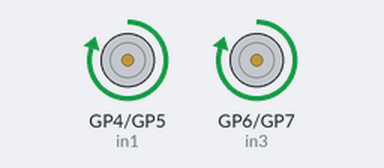
Recording of a program running on a simulated Raspberry Pi Pico running MicroPython. On the bench: motor-driver pin pairs drawn as motors (green arrow = first pin HIGH = forward, orange = second pin HIGH = backward, longer = more drive, scaled by the enable pin). At 8.0 s the program stops and its outputs stay as they are.

Above: at 0.5 s.
At 1.87 s:
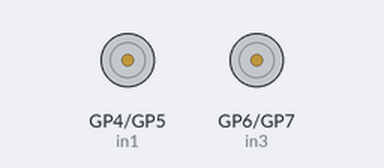
At 3.5 s:
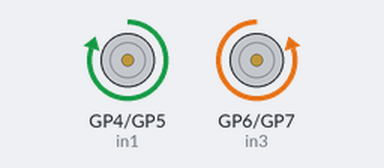
Timing chart, 0 to 4.6 s (numbered marks = the images above):
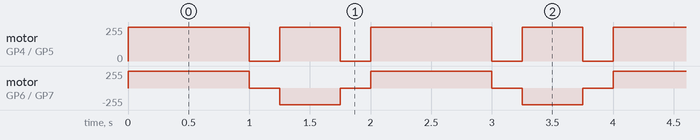

Measured:
- by itself, motor on GP4 (in1) / GP5 (in2): repeats every 2.0 s: stopped 0.25 s, forward 253/255 0.50 s, stopped 0.25 s, forward 253/255 1.0 s
- by itself, motor on GP6 (in3) / GP7 (in4): repeats every 2.0 s: stopped 0.25 s, backward 253/255 0.50 s, stopped 0.25 s, forward 253/255 1.0 s

The program:

main.py
```python
# PicoBot — Drive Basics (L298N, no sensors)
# Save as: main.py (on Pico) to auto-run on boot

from machine import Pin, PWM
from time import sleep_ms

# === CONFIGURE YOUR PINS HERE ===
# Adjust these to match your wiring (see Guide 04).
ENA_PIN = 2   # PWM enable for left motor
ENB_PIN = 3   # PWM enable for right motor
IN1_PIN = 4   # Left motor IN1
IN2_PIN = 5   # Left motor IN2
IN3_PIN = 6   # Right motor IN3
IN4_PIN = 7   # Right motor IN4

PWM_FREQ = 1000          # 1 kHz is fine for DC motors
PWM_DUTY = 65000         # Base duty (0..65535). Start around 55-70% of 65535.
TRIM_LEFT = 1.00         # Adjust to balance motors (e.g., 0.95 means 5% slower)
TRIM_RIGHT = 1.00

# === SETUP ===
ena = PWM(Pin(ENA_PIN))
enb = PWM(Pin(ENB_PIN))
ena.freq(PWM_FREQ)
enb.freq(PWM_FREQ)

in1 = Pin(IN1_PIN, Pin.OUT)
in2 = Pin(IN2_PIN, Pin.OUT)
in3 = Pin(IN3_PIN, Pin.OUT)
in4 = Pin(IN4_PIN, Pin.OUT)

def set_trim(left: float, right: float):
    """Set per-side speed multipliers to keep the bot driving straight."""
    global TRIM_LEFT, TRIM_RIGHT
    TRIM_LEFT = max(0.0, min(1.2, left))
    TRIM_RIGHT = max(0.0, min(1.2, right))

def _drive_raw(left_duty: int, right_duty: int):
    """Low-level: set directions and PWM for each side (+ forward, - reverse, 0 stop)."""
    # Left
    if left_duty > 0:
        in1.value(1); in2.value(0)
    elif left_duty < 0:
        in1.value(0); in2.value(1)
    else:
        in1.value(0); in2.value(0)
    # Right
    if right_duty > 0:
        in3.value(1); in4.value(0)
    elif right_duty < 0:
        in3.value(0); in4.value(1)
    else:
        in3.value(0); in4.value(0)

    # Apply PWM (abs value), include trim
    ld = int(abs(left_duty) * TRIM_LEFT)
    rd = int(abs(right_duty) * TRIM_RIGHT)
    ena.duty_u16(min(65535, ld))
    enb.duty_u16(min(65535, rd))

def stop():
    """Immediately stop both motors."""
    _drive_raw(0, 0)

def forward(ms: int):
    """Drive forward for ms milliseconds."""
    # TODO: set both sides forward using PWM_DUTY and sleep for ms
    _drive_raw(PWM_DUTY, PWM_DUTY)
    sleep_ms(ms)
    stop()

def turn_left(ms: int):
    """Pivot left for ms milliseconds (left back, right forward)."""
    # TODO: implement a pivot (e.g., left negative, right positive)
    _drive_raw(-PWM_DUTY, PWM_DUTY)
    sleep_ms(ms)
    stop()

def turn_right(ms: int):
    """Pivot right for ms milliseconds (left forward, right back)."""
    # TODO: mirror of turn_left
    _drive_raw(PWM_DUTY, -PWM_DUTY)
    sleep_ms(ms)
    stop()

def demo_square(side_ms=1000, turn_ms=500):
    """Drive a simple timed square."""
    for _ in range(4):
        forward(side_ms)
        sleep_ms(250)
        turn_right(turn_ms)
        sleep_ms(250)

def main():
    try:
        # Example: slight trim if your bot veers right
        # set_trim(1.00, 0.95)
        demo_square()
    except KeyboardInterrupt:
        pass
    finally:
        stop()

if __name__ == "__main__":
    main()
```
